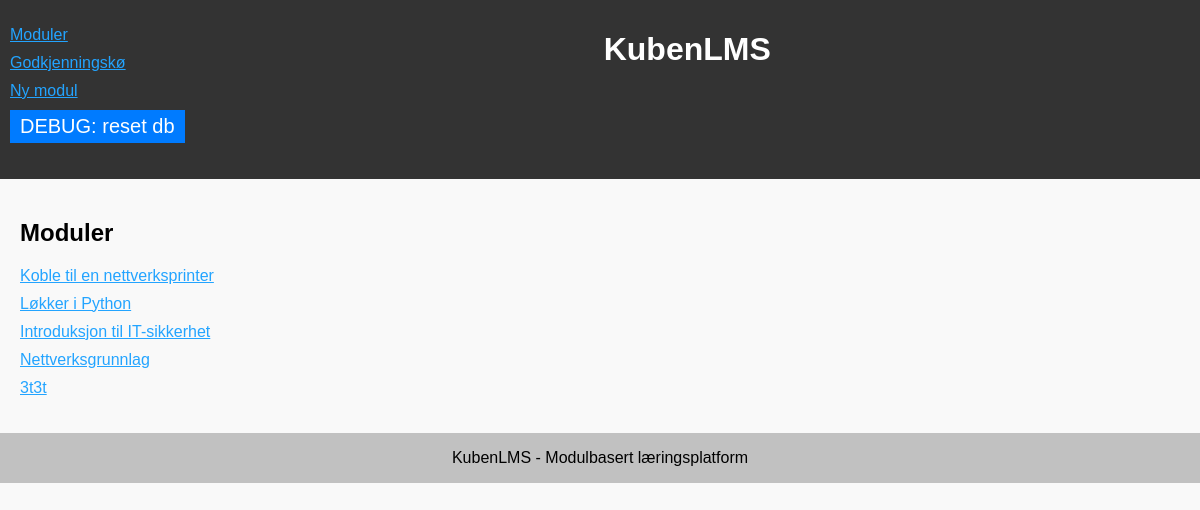
The app's page /, older data.
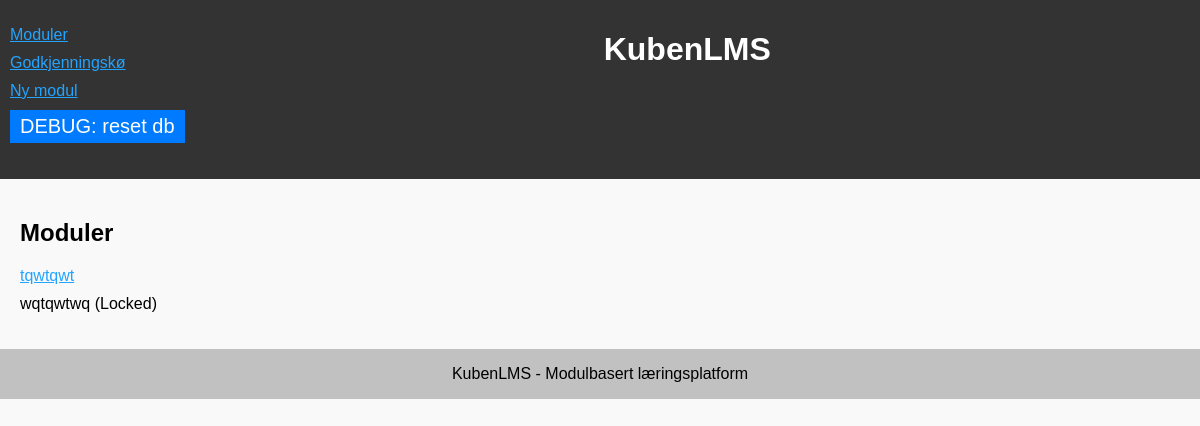
The same page, newer data.
### tables this page shows
CREATE TABLE modules (
            id INTEGER PRIMARY KEY AUTOINCREMENT,
            title TEXT NOT NULL,
            description TEXT NOT NULL
        );

### app.py (the view)
@app.route('/') # lists all modules
def index():
    student_id = 1  # Example: hardcoded student ID for now
    with sqlite3.connect('database.db') as conn:
        cursor = conn.cursor()
        modules = cursor.execute('''
            SELECT m.id, m.title, m.description,
                   CASE WHEN EXISTS (
                       SELECT 1 FROM module_dependencies md
                       LEFT JOIN submissions s ON md.required_module_id = s.module_id
                       WHERE md.module_id = m.id AND (s.is_approved IS NULL OR s.is_approved = 0)
                   ) THEN 0 ELSE 1 END AS is_accessible,
                   CASE WHEN EXISTS (
                       SELECT 1 FROM submissions s
                       WHERE s.module_id = m.id AND s.student_id = ? AND s.is_approved = 1
                   ) THEN 1 ELSE 0 END AS is_completed
            FROM modules m
        ''', (student_id,)).fetchall()
    return render_template('index.html', modules=modules)

### templates/index.html
{% extends 'layout.html' %}
{% block content %}
<h2>Moduler</h2>
<ul>
    {% for module in modules %}
    <li>
        {% if module[4] %}
            <span>{{ module[1] }} (Completed)</span>
        {% elif module[3] %}
            <a href="/module/{{ module[0] }}">{{ module[1] }}</a>
        {% else %}
            <span>{{ module[1] }} (Locked)</span>
        {% endif %}
    </li>
    {% endfor %}
</ul>
{% endblock %}

Row changes from the older to the newer data that the page shows:
removed modules: title "Koble til en nettverksprinter"
removed modules: title "Løkker i Python"
removed modules: title "Introduksjon til IT-sikkerhet"
removed modules: title "Nettverksgrunnlag"
removed modules: title "3t3t"
added modules: title "tqwtqwt"
added modules: title "wqtqwtwq"
